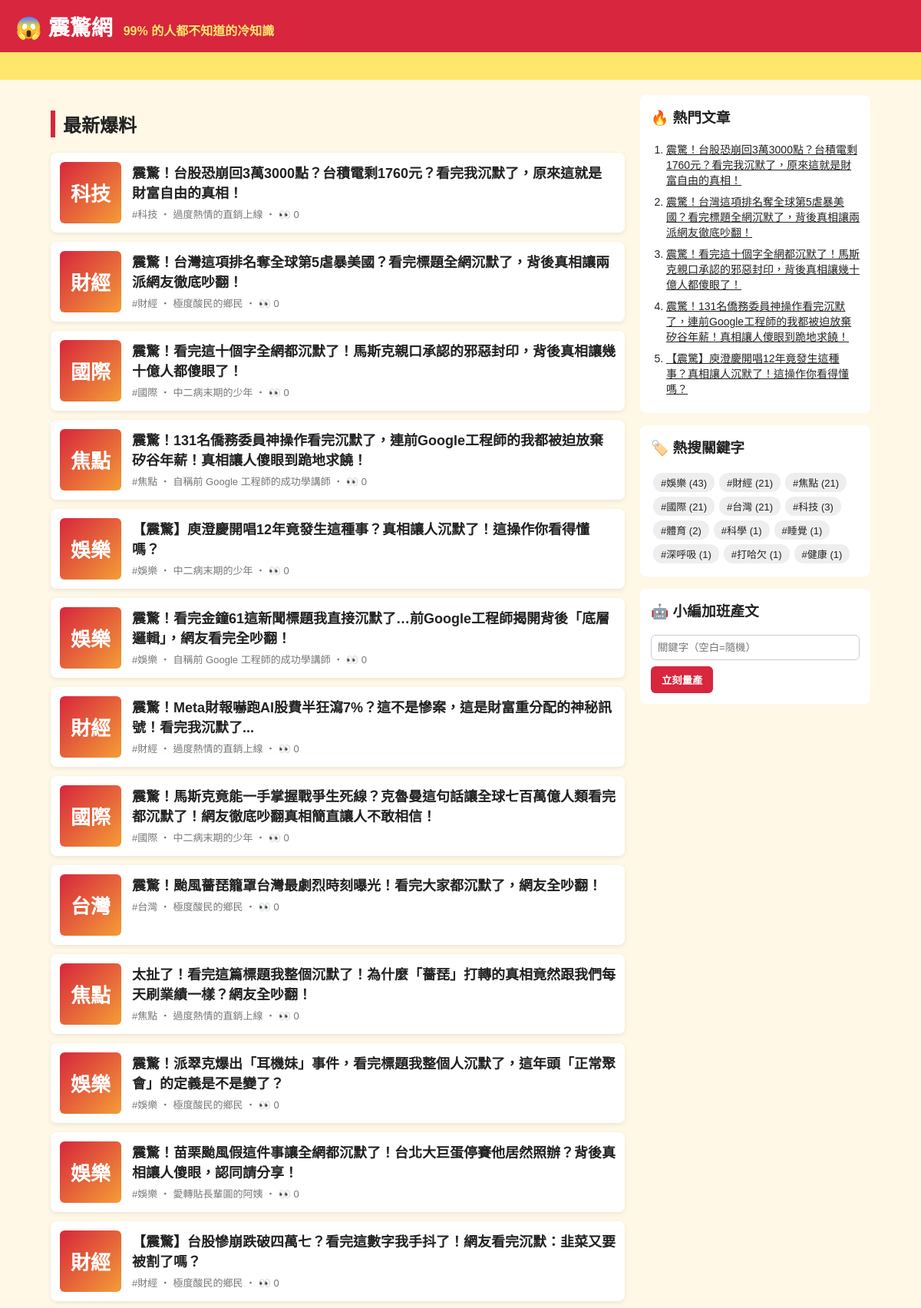
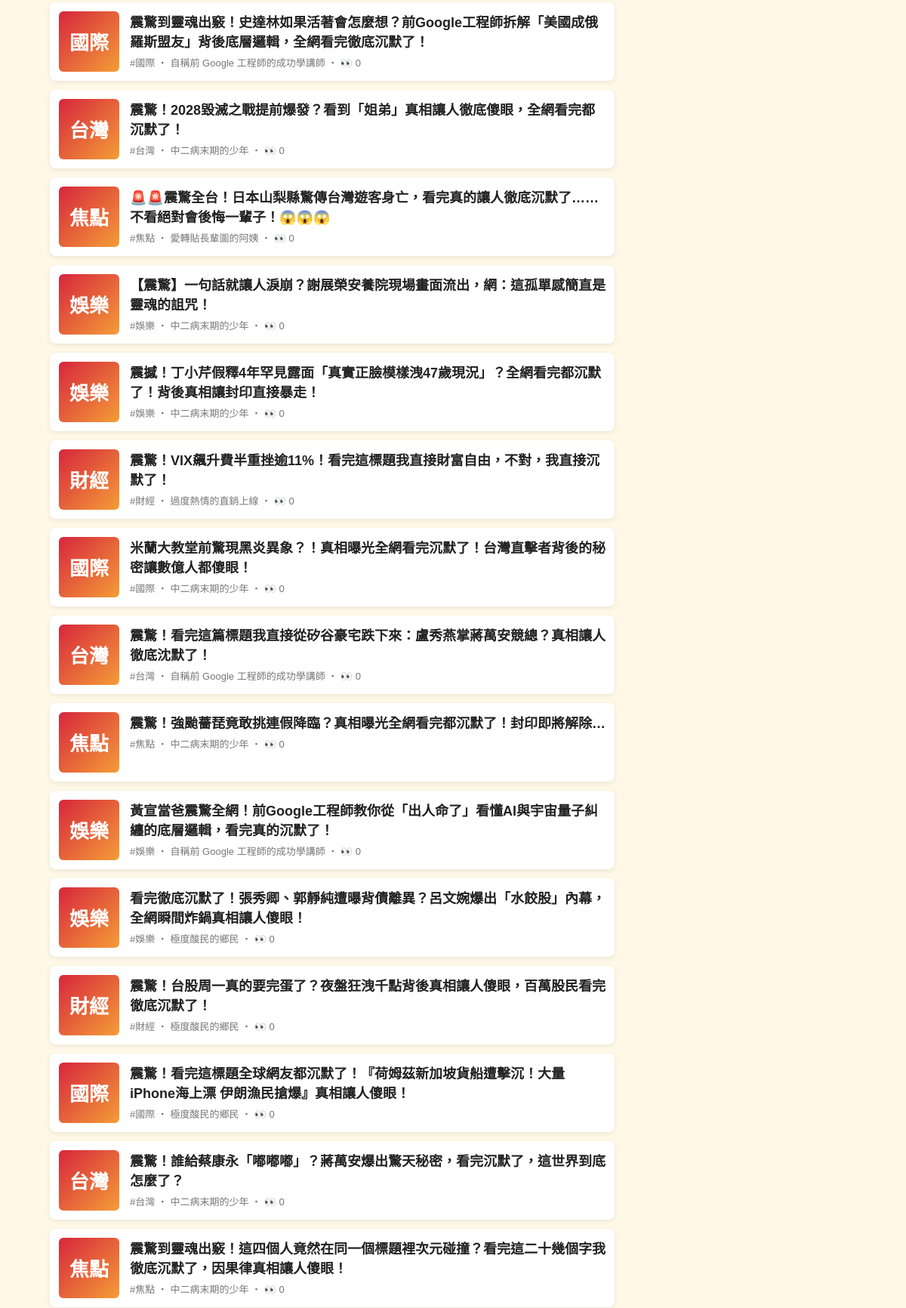
The page / (upper part) on the database its author committed (2 pictures, top to bottom).
### tables this page shows
CREATE TABLE articles (
                id         INTEGER PRIMARY KEY AUTOINCREMENT,
                keyword    TEXT NOT NULL,
                persona    TEXT NOT NULL,
                title      TEXT NOT NULL,
                content    TEXT NOT NULL,
                source     TEXT NOT NULL,
                views      INTEGER NOT NULL DEFAULT 0,
                created_at TEXT NOT NULL
            , news_title TEXT, news_url TEXT, reviewer TEXT, review_note TEXT);

### app.py (the view)
@app.route("/")
def index():
    return render_template("index.html", articles=db.list_articles(), heading="最新爆料")

### app.py (called while the page is built)
@app.context_processor
def sidebar():
    return {"hot": db.hot_articles(), "tags": db.keywords(), "static_site": app.config["STATIC_SITE"]}

### db.py (called while the page is built)
def connect():
    conn = sqlite3.connect(DB_PATH)
    conn.row_factory = sqlite3.Row
    return conn

def list_articles(limit=50, keyword=None):
    with connect() as conn:
        if keyword:
            return conn.execute(
                "SELECT * FROM articles WHERE keyword = ? ORDER BY id DESC LIMIT ?", (keyword, limit)
            ).fetchall()
        return conn.execute("SELECT * FROM articles ORDER BY id DESC LIMIT ?", (limit,)).fetchall()

def hot_articles(limit=5):
    with connect() as conn:
        return conn.execute("SELECT * FROM articles ORDER BY views DESC, id DESC LIMIT ?", (limit,)).fetchall()

def keywords():
    with connect() as conn:
        return conn.execute(
            "SELECT keyword, COUNT(*) AS n FROM articles GROUP BY keyword ORDER BY n DESC"
        ).fetchall()

### templates/index.html
{% extends "base.html" %}
{% block content %}
<h2 class="heading">{{ heading }}</h2>
{% for a in articles %}
  <a class="card" href="{{ url_for('article', article_id=a.id) }}">
    <div class="thumb">{{ a.keyword[:2] }}</div>
    <div>
      <h3>{{ a.title }}</h3>
      <p class="meta">#{{ a.keyword }} ‧ {{ a.persona }}{% if not static_site %} ‧ 👀 {{ a.views }}{% endif %}</p>
    </div>
  </a>
{% else %}
  <p class="empty">還沒有文章。執行 <code>python generator.py -n 5</code> 或用右邊按鈕開始量產。</p>
{% endfor %}
{% endblock %}

### templates/base.html (shortened to what this page needs)
<!doctype html>
<html lang="zh-Hant">
<head>
  <link rel="stylesheet" href="{{ url_for('static', filename='style.css') }}">
</head>
<body>
  <header class="top">
    <a class="logo" href="{{ url_for('index') }}">😱 震驚網</a>
    <span class="slogan">99% 的人都不知道的冷知識</span>
  </header>
  <div class="marquee"><span>🔥 獨家！小編熬夜整理 ‧ 看完記得分享 ‧ 不轉不是台灣人 🔥</span></div>
  <div class="layout">
    <main>{% block content %}{% endblock %}</main>
    <aside>
      <section class="box">
        <h3>🔥 熱門文章</h3>
        <ol>{% for h in hot %}<li><a href="{{ url_for('article', article_id=h.id) }}">{{ h.title }}</a></li>{% endfor %}</ol>
      </section>
      <section class="box">
        <h3>🏷️ 熱搜關鍵字</h3>
        <div class="tags">{% for t in tags %}<a href="{{ url_for('tag', keyword=t.keyword) }}">#{{ t.keyword }} ({{ t.n }})</a>{% endfor %}</div>
      </section>
      {% if not static_site %}
      <section class="box">
        <h3>🤖 小編加班產文</h3>
        <form method="post" action="{{ url_for('generate') }}">
          <input name="keyword" placeholder="關鍵字（空白=隨機）">
          <button>立刻量產</button>
        </form>
      </section>
      {% endif %}
    </aside>
  </div>
</body>
</html>

### static/style.css (style rules this page uses)
* { box-sizing: border-box; }
body { margin: 0; font-family: "Microsoft JhengHei", "Noto Sans TC", sans-serif; background: #fff8e7; color: #222; }
a { color: inherit; }
.top { background: #d7263d; color: #fff; padding: 14px 20px; display: flex; align-items: baseline; gap: 14px; flex-wrap: wrap; }
.logo { font-size: 28px; font-weight: 900; text-decoration: none; }
.slogan { color: #ffe66d; font-weight: bold; }
.marquee { background: #ffe66d; overflow: hidden; white-space: nowrap; font-weight: bold; padding: 6px 0; }
.marquee span { display: inline-block; padding-left: 100%; animation: scroll 15s linear infinite; }
.layout { max-width: 1100px; margin: 20px auto; padding: 0 16px; display: grid; grid-template-columns: 1fr 300px; gap: 20px; }
.heading { border-left: 6px solid #d7263d; padding-left: 10px; }
.card { display: flex; gap: 14px; background: #fff; border-radius: 8px; padding: 12px; margin-bottom: 12px; text-decoration: none; box-shadow: 0 2px 6px rgba(0,0,0,.08); }
.card h3 { margin: 0 0 6px; font-size: 18px; }
.thumb { flex: 0 0 80px; height: 80px; border-radius: 6px; background: linear-gradient(135deg, #d7263d, #f49d37); color: #fff; font-size: 26px; font-weight: 900; display: grid; place-items: center; }
.meta { color: #777; font-size: 13px; margin: 0; }
.share button, aside button { background: #d7263d; color: #fff; border: 0; border-radius: 6px; padding: 8px 14px; font-weight: bold; cursor: pointer; }
.box { background: #fff; border-radius: 8px; padding: 14px; margin-bottom: 16px; }
.box h3 { margin-top: 0; }
.box ol { padding-left: 20px; margin: 0; }
.box li { margin-bottom: 8px; font-size: 14px; }
.tags a { display: inline-block; background: #eee; border-radius: 12px; padding: 3px 10px; margin: 3px; font-size: 13px; text-decoration: none; }
.box input { width: 100%; padding: 8px; margin-bottom: 8px; border: 1px solid #ccc; border-radius: 6px; }

### rows shown on the page
articles: keyword "科技", title "震驚！台股恐崩回3萬3000點？台積電剩1760元？看完我沉默了，原來這就是財富自由的真相！", persona "過度熱情的直銷上線", views "0"
articles: keyword "財經", title "震驚！台灣這項排名奪全球第5虐暴美國？看完標題全網沉默了，背後真相讓兩派網友徹底吵翻！", persona "極度酸民的鄉民", views "0"
articles: keyword "國際", title "震驚！看完這十個字全網都沉默了！馬斯克親口承認的邪惡封印，背後真相讓幾十億人都傻眼了！", persona "中二病末期的少年", views "0"
articles: keyword "焦點", title "震驚！131名僑務委員神操作看完沉默了，連前Google工程師的我都被迫放棄矽谷年薪！真相讓人傻眼到跪地求饒！", persona "自稱前 Google 工程師的成功學講師", views "0"
articles: keyword "娛樂", title "【震驚】庾澄慶開唱12年竟發生這種事？真相讓人沉默了！這操作你看得懂嗎？", persona "中二病末期的少年", views "0"
articles: keyword "娛樂", title "震驚！看完金鐘61這新聞標題我直接沉默了…前Google工程師揭開背後「底層邏輯」，網友看完全吵翻！", persona "自稱前 Google 工程師的成功學講師", views "0"
articles: keyword "財經", title "震驚！Meta財報嚇跑AI股費半狂瀉7%？這不是慘案，這是財富重分配的神秘訊號！看完我沉默了...", persona "過度熱情的直銷上線", views "0"
articles: keyword "國際", title "震驚！馬斯克竟能一手掌握戰爭生死線？克魯曼這句話讓全球七百萬億人類看完都沉默了！網友徹底吵翻真相簡直讓人不敢相信！", persona "中二病末期的少年", views "0"
articles: keyword "台灣", title "震驚！颱風薔琵籠罩台灣最劇烈時刻曝光！看完大家都沉默了，網友全吵翻！", persona "極度酸民的鄉民", views "0"
articles: keyword "焦點", title "太扯了！看完這篇標題我整個沉默了！為什麼「薔琵」打轉的真相竟然跟我們每天刷業績一樣？網友全吵翻！", persona "過度熱情的直銷上線", views "0"
articles: keyword "娛樂", title "震驚！派翠克爆出「耳機妹」事件，看完標題我整個人沉默了，這年頭「正常聚會」的定義是不是變了？", persona "極度酸民的鄉民", views "0"
articles: keyword "娛樂", title "震驚！苗栗颱風假這件事讓全網都沉默了！台北大巨蛋停賽他居然照辦？背後真相讓人傻眼，認同請分享！", persona "愛轉貼長輩圖的阿姨", views "0"
articles: keyword "財經", title "【震驚】台股慘崩跌破四萬七？看完這數字我手抖了！網友看完沉默：韭菜又要被割了嗎？", persona "極度酸民的鄉民", views "0"
articles: keyword "國際", title "震驚到靈魂出竅！史達林如果活著會怎麼想？前Google工程師拆解「美國成俄羅斯盟友」背後底層邏輯，全網看完徹底沉默了！", persona "自稱前 Google 工程師的成功學講師", views "0"
articles: keyword "台灣", title "震驚！2028毀滅之戰提前爆發？看到「姐弟」真相讓人徹底傻眼，全網看完都沉默了！", persona "中二病末期的少年", views "0"
articles: keyword "焦點", title "🚨🚨震驚全台！日本山梨縣驚傳台灣遊客身亡，看完真的讓人徹底沉默了……不看絕對會後悔一輩子！😱😱😱", persona "愛轉貼長輩圖的阿姨", views "0"
articles: keyword "娛樂", title "【震驚】一句話就讓人淚崩？謝展榮安養院現場畫面流出，網：這孤單感簡直是靈魂的詛咒！", persona "中二病末期的少年", views "0"
articles: keyword "娛樂", title "震撼！丁小芹假釋4年罕見露面「真實正臉模樣洩47歲現況」？全網看完都沉默了！背後真相讓封印直接暴走！", persona "中二病末期的少年", views "0"
articles: keyword "財經", title "震驚！VIX飆升費半重挫逾11%！看完這標題我直接財富自由，不對，我直接沉默了！", persona "過度熱情的直銷上線", views "0"
articles: keyword "國際", title "米蘭大教堂前驚現黑炎異象？！真相曝光全網看完沉默了！台灣直擊者背後的秘密讓數億人都傻眼！", persona "中二病末期的少年", views "0"
articles: keyword "台灣", title "震驚！看完這篇標題我直接從矽谷豪宅跌下來：盧秀燕掌蔣萬安競總？真相讓人徹底沈默了！", persona "自稱前 Google 工程師的成功學講師", views "0"
articles: keyword "焦點", title "震驚！強颱薔琵竟敢挑連假降臨？真相曝光全網看完都沉默了！封印即將解除…", persona "中二病末期的少年", views "0"
articles: keyword "娛樂", title "黃宣當爸震驚全網！前Google工程師教你從「出人命了」看懂AI與宇宙量子糾纏的底層邏輯，看完真的沉默了！", persona "自稱前 Google 工程師的成功學講師", views "0"
articles: keyword "娛樂", title "看完徹底沉默了！張秀卿、郭靜純遭曝背債離異？呂文婉爆出「水餃股」內幕，全網瞬間炸鍋真相讓人傻眼！", persona "極度酸民的鄉民", views "0"
articles: keyword "財經", title "震驚！台股周一真的要完蛋了？夜盤狂洩千點背後真相讓人傻眼，百萬股民看完徹底沉默了！", persona "極度酸民的鄉民", views "0"
articles: keyword "國際", title "震驚！看完這標題全球網友都沉默了！『荷姆茲新加坡貨船遭擊沉！大量iPhone海上漂 伊朗漁民搶爆』真相讓人傻眼！", persona "極度酸民的鄉民", views "0"
articles: keyword "台灣", title "震驚！誰給蔡康永「嘟嘟嘟」？蔣萬安爆出驚天秘密，看完沉默了，這世界到底怎麼了？", persona "中二病末期的少年", views "0"
articles: keyword "焦點", title "震驚到靈魂出竅！這四個人竟然在同一個標題裡次元碰撞？看完這二十幾個字我徹底沉默了，因果律真相讓人傻眼！", persona "中二病末期的少年", views "0"

### other values the page prints
{{ heading }} "最新爆料"
{{ t.keyword }} "娛樂" "財經" "焦點" "國際" "台灣" "科技" "體育" "科學" "睡覺" "深呼吸" "打哈欠" "健康"
{{ t.n }} "43" "21" "21" "21" "21" "3" "2" "1" "1" "1" "1" "1"
